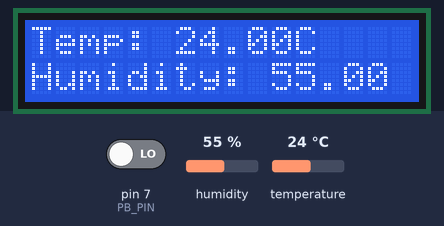
This sketch was run on a simulated Arduino Uno, built with avr-gcc and run on an emulated ATmega328P. Parts: 16×2 character LCD. The inputs (shaded band) are chosen by the test bench; at power-on: pin 7 (PB_PIN) LOW, temperature 24 °C, humidity 55 %.

Above: at 1.2 s.
1.3 s: pin 7 (PB_PIN) driven HIGH
At 3.6 s:
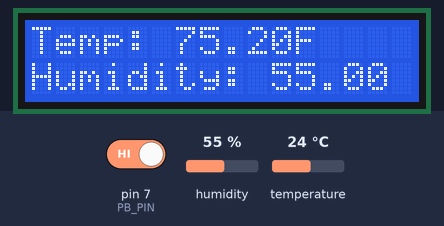
9.8 s: temperature set to 41 °C
At 13.3 s:
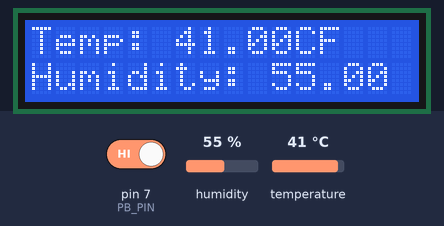
18.3 s: temperature set to 12 °C
At 21.7 s:
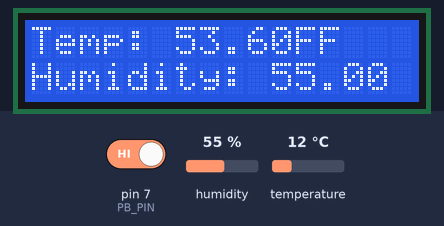
25.5 s: humidity set to 22 %
At 27.6 s:
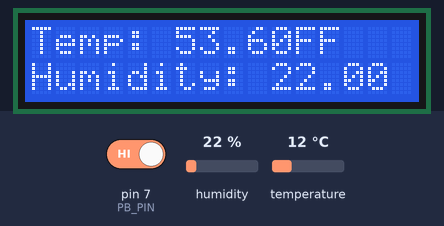
28.5 s: humidity set to 40 %
At 30.8 s:
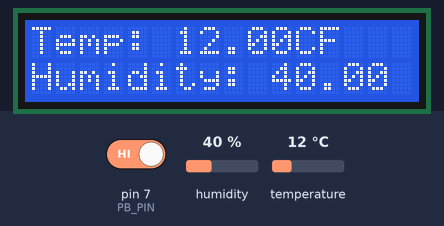
34.5 s: pin 7 (PB_PIN) driven LOW
Timing chart, 0 to 37.5 s (numbered marks = the images above; inputs shaded):
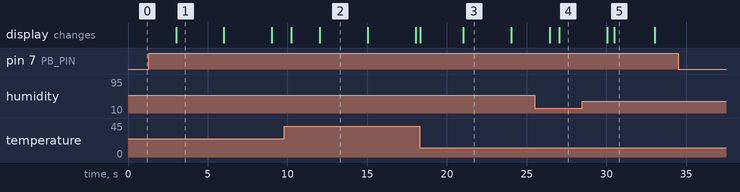

Measured:
- after the input at 1.3 s, the display: changes after 1.7 s (image 1)
- after the input at 9.8 s, the display: first changes after 0.43 s (image 2 shows a later state)
- after the input at 18.3 s, the display: first changes at once (image 3 shows a later state)
- after the input at 25.5 s, the display: first changes after 0.94 s (image 4 shows a later state)
- after the input at 28.5 s, the display: first differs from a run without the input after 2.0 s (image 5)
- after the input at 34.5 s, every drawn part: stays the same
- what the display in image 1 shows lasts 3.0 s, from 3.0 s to 6.0 s
- what the display in image 5 shows lasts 2.5 s, from 30.5 s to 33.0 s

The sketch:

Temperature_Humidity_LCD_PB.ino
```cpp
/* Temperature and Humidity Displayed on LCD
 *
 *  The Arduino will use the DHT11 Temperature and Humidity sensor as input,
 *  and then display the recorded values on a Liquid Crystal Display (LCD).
 *
 *  The wiring, schematic and simulation for this project can be found at:
 *  https://www.tinkercad.com/things/4F72ul29vNc
 *
 *  Create 2 April, 2022
 *  by Jonathan Purcell
 *
 *  This code, amoung others, can be found in the GitHub repository:
 *  https://github.com/jonathan0purcell/Electronic-Control-Project-User-Guide-2.git
*/

// Include the libraries for the adafruit sensors, DHT11 sensor and the LCD
#include <Adafruit_Sensor.h>  // Need to download this from Library Manager ("Adafruit Unified Sensor")
#include <DHT.h>              // Need to download from "arduino.cc/reference/en/libraries/dht-sensor-library"
#include <LiquidCrystal.h>

// The characteristics of the DHT11 sensor (The type and the digital pin on the arduino)
#define DHT_TYPE DHT11
#define DHT_PIN 6

// Characteristics of the LCD
#define LCD_COLUMNS 16
#define LCD_ROWS 2

// The amount of time the program waits before reading from the sensor again (in milliseconds)
#define SENSOR_READING_DELAY 2000

// The DHT11 sensor object from the library - can then be used to call functions
DHT dht = DHT(DHT_PIN, DHT_TYPE);

// Variable to store whether celcius or fahreinheit will be display
bool IS_CELCIUS = true;

/* LCD pins and their connections
 *
 * VSS to GND
 * VDD to +5V
 * V0 to ground (connect to potentiometer or resistor to dim the whiteness on the squares 2k)
 * RS to pin 12
 * RW to GND
 * E to pin 11
 * D4 to pin 5
 * D5 to pin 4
 * D6 to pin 3
 * D7 to pin 2
 * A to +5V (Anode)
 * K to GND (Kathode)
*/

// Variables for the LCD pins
const int LCD_RS = 12;  // Reset pin
const int LCD_E = 11;   // Enable Pin
const int LCD_D4 = 5;
const int LCD_D5 = 4;
const int LCD_D6 = 3;
const int LCD_D7 = 2;

// The LiquidCrystal object from the library - can then be used to call functions
LiquidCrystal lcd(LCD_RS, LCD_E, LCD_D4, LCD_D5, LCD_D6, LCD_D7);

// Variable for pushbutton pin
const int PB_PIN = 7;

// Variables for the delay for readings on the pushbutton
const long INTERVAL_READING = 3000;  // Interval at which to take the readings (ms)
unsigned long previousMillis = 0;   // Will store last time the PB reading was taking

void setup() {
  // Start the serial communication with a baud rate of 9600 bps
  Serial.begin(9600);

  // Begin the DHT11 sensor -- starts reading values, without this, no readings will take place
  dht.begin();

  // Begin the LCD with 16 columns and 2 rows (These are the specs of the given LCD)
  lcd.begin(LCD_COLUMNS, LCD_ROWS);

  // Set the cursor on the LCD at the origin (row 0, column 0) - starts writing from there
  lcd.setCursor(0,0);
}

// Function used to update the DHT11 readings -- used to clean loop function
void printReadingOnLCD(const float DHT_HUMIDITY, const float DHT_TEMPERATURE, boolean DHT_ERR) {
  // Clearing the line
  lcd.print("                ");

  // Set the cursor to te first row, first character
  lcd.setCursor(0, 0);

  // Displayed ERROR on the LCD if the DHT11 can't read the tempeature and humidity
  if (DHT_ERR) {
    lcd.print("DHT11 ERROR");
  } else {
    // If there is no error then display the temperature and humidity on the LCD
    lcd.print("Temp: ");           // Prints the temperature in the first row
    lcd.print(DHT_TEMPERATURE);

    // Print the C symbol for celcius and F symbol for fahrenheit
    if (IS_CELCIUS) {
      lcd.print("C");
    } else {
      lcd.print("F");
    }

    lcd.setCursor(0, 1);            // Sets the cursor to the second row, first character
    lcd.print("Humidity: ");        // Prints the humidity in the second row
    lcd.print(DHT_HUMIDITY);
  }
}

// Function that will read and show the DHT temperature and humidity values - used to clean loop() function
void handleDHTValues(){
  // Temporary variables to store humidity and temperature from DHT11
  // Keeping it as a local scope since it's not used elsewhere
  const float DHT_HUMIDITY = dht.readHumidity();

  // Read temperature as celcius (the default, isFahrenheit = false)
  const float DHT_TEMPERATURE_C = dht.readTemperature();  // Reads temperature in celcius

  // Read temperature as Fahrenheit (isFahrenheit = true)
  const float DHT_TEMPERATURE_F = dht.readTemperature (true); // isFahre

  // Make sure there's a valid reading for the temperature and humidity
  if (isnan(DHT_HUMIDITY) || isnan(DHT_TEMPERATURE_C)) {
    // If the program reaches here then the wiring can be off
    // or the DHT11 sensor can be malfuncioning
    printReadingOnLCD(0, 0, true);
  } else {
    // Will print the temperature as celcius or fahrenheit depending if the pushbutton was pressed
    if (IS_CELCIUS) {
      // Use the printReadingOnLCD() function to print the output neatly on the LCD
      printReadingOnLCD(DHT_HUMIDITY, DHT_TEMPERATURE_C, false);
    } else {
      // Use the printReadingOnLCD() function to print the output neatly on the LCD
      printReadingOnLCD(DHT_HUMIDITY, DHT_TEMPERATURE_F, false);
    }
  }
}

void loop() {
  /* This is the code that needs to be running all the time - Display on the LCD*/

  // Will read the values in the function, then call another function to display the
  // values on the LCD
  handleDHTValues();

  // Variable used for the no delay method - to be able to read and write at the same time
  unsigned long currentMillis = millis();

  /* This is the code that needs to run every one in a while -- See if PB is being pressed */
  if (currentMillis - previousMillis >= INTERVAL_READING) {
    // Save the last time you took the PB state
    previousMillis = currentMillis;

    // If the pushbutton is being pressed, then flip the IS_CELCIUS boolean
    // Meaning if it's celcius, change it to fahrenheit, and vice versa
    if (digitalRead(PB_PIN)) {
      IS_CELCIUS = !IS_CELCIUS;
    }
  }
}
```
